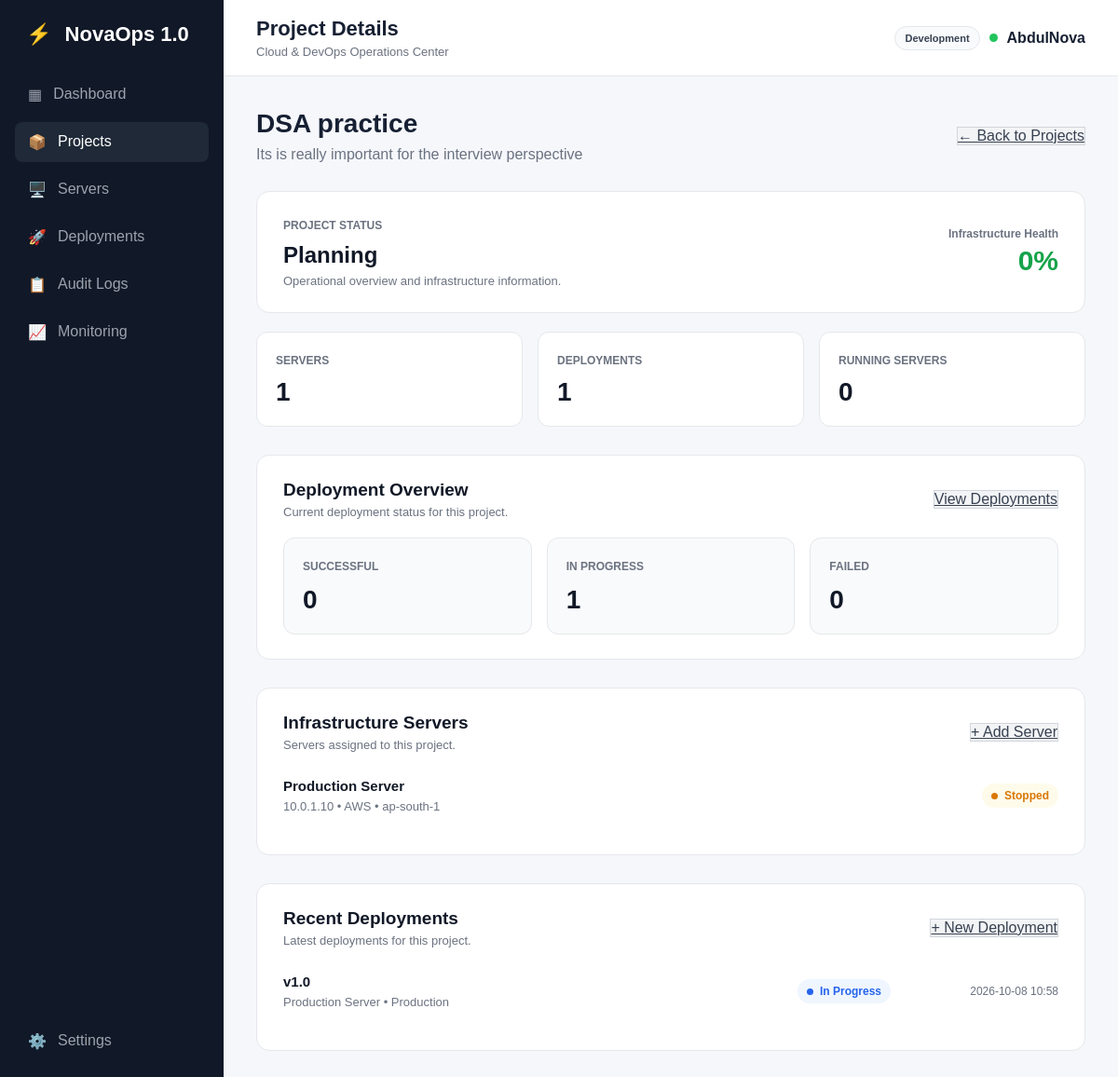
/projects/4, run on the app's committed database.
### app.py (models this page shows)
class AppSetting(db.Model):
    id = db.Column(db.Integer, primary_key=True)
    key = db.Column(db.String(100), unique=True, nullable=False)
    value = db.Column(db.String(255), nullable=False)

class Project(db.Model):
    id = db.Column(
        db.Integer,
        primary_key=True
    )
    name = db.Column(
        db.String(100),
        nullable=False
    )
    description = db.Column(
        db.Text,
        nullable=False
    )
    status = db.Column(
        db.String(50),
        nullable=False
    )
    servers = db.relationship(
        "Server",
        backref="project",
        lazy=True
    )

class Server(db.Model):
    id = db.Column(
        db.Integer,
        primary_key=True
    )
    name = db.Column(
        db.String(100),
        nullable=False
    )
    ip_address = db.Column(
        db.String(50),
        nullable=False
    )
    provider = db.Column(
        db.String(50),
        nullable=False
    )
    region = db.Column(
        db.String(50),
        nullable=False
    )
    status = db.Column(
        db.String(50),
        nullable=False
    )
    project_id = db.Column(
        db.Integer,
        db.ForeignKey("project.id"),
        nullable=True
    )

class Deployment(db.Model):
    id = db.Column(
        db.Integer,
        primary_key=True
    )
    project_id = db.Column(
        db.Integer,
        db.ForeignKey("project.id"),
        nullable=False
    )
    server_id = db.Column(
        db.Integer,
        db.ForeignKey("server.id"),
        nullable=False
    )
    environment = db.Column(
        db.String(50),
        nullable=False
    )
    version = db.Column(
        db.String(50),
        nullable=False
    )
    status = db.Column(
        db.String(50),
        nullable=False
    )
    deployed_at = db.Column(
        db.DateTime,
        default=india_now,
        nullable=False
    )
    project = db.relationship(
        "Project",
        backref="deployments"
    )
    server = db.relationship(
        "Server",
        backref="deployments"
    )

### app.py (the view)
@app.route(
    "/projects/<int:project_id>"
)
def project_detail(project_id):
    project = Project.query.get_or_404(
        project_id
    )
    servers = Server.query.filter_by(
        project_id=project.id
    ).order_by(
        Server.name.asc()
    ).all()
    running_servers = Server.query.filter_by(
        project_id=project.id,
        status="Running"
    ).count()
    stopped_servers = Server.query.filter_by(
        project_id=project.id,
        status="Stopped"
    ).count()
    failed_servers = Server.query.filter_by(
        project_id=project.id,
        status="Failed"
    ).count()
    total_servers = len(servers)
    if total_servers > 0:
        health = round(
            (running_servers / total_servers) * 100
        )
    else:
        health = 0
    total_deployments = Deployment.query.filter_by(
        project_id=project.id
    ).count()
    successful_deployments = Deployment.query.filter_by(
        project_id=project.id,
        status="Successful"
    ).count()
    in_progress_deployments = Deployment.query.filter_by(
        project_id=project.id,
        status="In Progress"
    ).count()
    failed_deployments = Deployment.query.filter_by(
        project_id=project.id,
        status="Failed"
    ).count()
    recent_deployments = Deployment.query.filter_by(
        project_id=project.id
    ).order_by(
        Deployment.deployed_at.desc()
    ).limit(10).all()
    deployment_stats = {
        "total": total_deployments,
        "successful": successful_deployments,
        "in_progress": in_progress_deployments,
        "failed": failed_deployments
    }
    server_stats = {
        "total": total_servers,
        "running": running_servers,
        "stopped": stopped_servers,
        "failed": failed_servers
    }
    return render_template(
        "project_detail.html",
        project=project,
        servers=servers,
        recent_deployments=recent_deployments,
        health=health,
        deployment_stats=deployment_stats,
        server_stats=server_stats
    )

### app.py (called while the page is built)
@app.context_processor
def inject_app_settings():
    stored_settings = {
        setting.key: setting.value
        for setting in AppSetting.query.all()
    }
    try:
        refresh_seconds = int(
            stored_settings.get("monitoring_refresh_seconds", "0")
        )
    except ValueError:
        refresh_seconds = 0
    return {
        "app_name": stored_settings.get("app_name", "NovaOps 1.0"),
        "environment_label": stored_settings.get(
            "environment_label", "Development"
        ),
        "monitoring_refresh_seconds": refresh_seconds
    }

### templates/project_detail.html (shortened to what this page needs)
{% extends "base.html" %}
{% block page_title %}
Project Details
{% endblock %}
{% block content %}
<div class="welcome">
    <div>
        <h1>
            {{ project.name }}
        </h1>
        <p>
            {{ project.description }}
        </p>
    </div>
    <a href="{{ url_for('projects') }}" class="secondary-btn">
        ← Back to Projects
    </a>
</div>
<div class="project-detail-overview">
    <div class="project-detail-main">
        <span class="project-detail-label">
            Project Status
        </span>
        <h2>
            {{ project.status }}
        </h2>
        <p>
            Operational overview and infrastructure information.
        </p>
    </div>
    <div class="project-health">
        <span>
            Infrastructure Health
        </span>
        <strong>
            {{ health }}%
        </strong>
    </div>
</div>
<div class="project-detail-stats">
    <div class="project-detail-stat">
        <span>
            Servers
        </span>
        <strong>
            {{ server_stats.total }}
        </strong>
    </div>
    <div class="project-detail-stat">
        <span>
            Deployments
        </span>
        <strong>
            {{ deployment_stats.total }}
        </strong>
    </div>
    <div class="project-detail-stat">
        <span>
            Running Servers
        </span>
        <strong>
            {{ server_stats.running }}
        </strong>
    </div>
</div>
<div class="project-deployment-overview">
    <div class="project-detail-section-header">
        <div>
            <h2>
                Deployment Overview
            </h2>
            <p>
                Current deployment status for this project.
            </p>
        </div>
        <a href="{{ url_for('deployments', project_id=project.id) }}" class="secondary-btn">
            View Deployments
        </a>
    </div>
    <div class="deployment-summary-grid">
        <div class="deployment-summary-card">
            <span class="deployment-summary-label">
                Successful
            </span>
            <h3>
                {{ deployment_stats.successful }}
            </h3>
        </div>
        <div class="deployment-summary-card">
            <span class="deployment-summary-label">
                In Progress
            </span>
            <h3>
                {{ deployment_stats.in_progress }}
            </h3>
        </div>
        <div class="deployment-summary-card">
            <span class="deployment-summary-label">
                Failed
            </span>
            <h3>
                {{ deployment_stats.failed }}
            </h3>
        </div>
    </div>
</div>
<div class="project-detail-section">
    <div class="project-detail-section-header">
        <div>
            <h2>
                Infrastructure Servers
            </h2>
            <p>
                Servers assigned to this project.
            </p>
        </div>
        <a href="{{ url_for('new_server') }}" class="secondary-btn">
            + Add Server
        </a>
    </div>
    <div class="project-server-list">
        {% for server in servers %}
        <div class="project-server-item">
            <div class="project-server-info">
                <h3>
                    {{ server.name }}
                </h3>
                <p>
                    {{ server.ip_address }}
                    •
                    {{ server.provider }}
                    •
                    {{ server.region }}
                </p>
            </div>
            <span class="server-status
                {% if server.status == 'Running' %}
                    status-running
                {% elif server.status == 'Stopped' %}
                    status-stopped
                {% elif server.status == 'Failed' %}
                    status-failed
                {% endif %}">
                <span class="status-indicator"></span>
                {{ server.status }}
            </span>
        </div>
        {% endfor %}
    </div>
</div>
<div class="project-detail-section">
    <div class="project-detail-section-header">
        <div>
            <h2>
                Recent Deployments
            </h2>
            <p>
                Latest deployments for this project.
            </p>
        </div>
        <a href="{{ url_for('new_deployment') }}" class="secondary-btn">
            + New Deployment
        </a>
    </div>
    <div class="project-deployment-list">
        {% for deployment in recent_deployments %}
        <div class="project-deployment-item">
            <div class="project-deployment-info">
                <h3>
                    {{ deployment.version }}
                </h3>
                <p>
                    {{ deployment.server.name }}
                    •
                    {{ deployment.environment }}
                </p>
            </div>
            <span class="server-status
                {% if deployment.status == 'Successful' %}
                    status-running
                {% elif deployment.status == 'In Progress' %}
                    status-progress
                {% elif deployment.status == 'Failed' %}
                    status-failed
                {% endif %}">
                <span class="status-indicator"></span>
                {{ deployment.status }}
            </span>
            <span class="deployment-time">
                {{ deployment.deployed_at.strftime(
                "%Y-%m-%d %H:%M"
                ) }}
            </span>
        </div>
        {% endfor %}
    </div>
</div>
{% endblock %}

### templates/base.html (shortened to what this page needs)
<!DOCTYPE html>
<html lang="en">
<head>
    <link rel="stylesheet" href="{{ url_for('static', filename='css/style.css') }}">
</head>
<body>
    <div class="app">
        <aside class="sidebar">
            <div class="logo">
                <span>⚡</span>
                {{ app_name }}
            </div>
            <nav class="navigation">
                <a href="{{ url_for('dashboard') }}"
                    class="nav-item {% if request.endpoint == 'dashboard' %}active{% endif %}">
                    <span class="nav-icon">▦</span>
                    <span>Dashboard</span>
                </a>
                <a href="{{ url_for('projects') }}"
                    class="nav-item {% if request.endpoint in ['projects', 'new_project', 'edit_project', 'project_detail'] %}active{% endif %}">
                    <span class="nav-icon">📦</span>
                    <span>Projects</span>
                </a>
                <a href="{{ url_for('servers') }}"
                    class="nav-item {% if request.endpoint in ['servers', 'new_server', 'edit_server'] %}active{% endif %}">
                    <span class="nav-icon">🖥️</span>
                    <span>Servers</span>
                </a>
                <a href="{{ url_for('deployments') }}"
                    class="nav-item {% if request.endpoint in ['deployments', 'new_deployment', 'edit_deployment'] %}active{% endif %}">
                    <span class="nav-icon">🚀</span>
                    <span>Deployments</span>
                </a>
                <a href="{{ url_for('audit_logs') }}"
                    class="nav-item {% if request.endpoint == 'audit_logs' %}active{% endif %}">
                    <span class="nav-icon">📋</span>
                    <span>Audit Logs</span>
                </a>
                <a href="{{ url_for('monitoring') }}"
                    class="nav-item {% if request.endpoint == 'monitoring' %}active{% endif %}">
                    <span class="nav-icon">📈</span>
                    <span>Monitoring</span>
                </a>
            </nav>
            <div class="sidebar-bottom">
                <a href="{{ url_for('settings') }}"
                    class="nav-item {% if request.endpoint == 'settings' %}active{% endif %}">
                    <span class="nav-icon">⚙️</span>
                    <span>Settings</span>
                </a>
            </div>
        </aside>
        <main class="main">
            <header class="navbar">
                <div>
                    <h2>
                        {% block page_title %}{% endblock %}
                    </h2>
                    <p>Cloud &amp; DevOps Operations Center</p>
                </div>
                <div class="user-section">
                    <span class="environment-badge">
                        {{ environment_label }}
                    </span>
                    <div class="status-dot"></div>
                    <span>AbdulNova</span>
                </div>
            </header>
            <section class="content">
                {% block content %}
                {% endblock %}
            </section>
        </main>
    </div>
</body>
</html>

### data on the page
AppSetting: value "NovaOps 1.0"
AppSetting: value "Development"
Project: name "DSA practice", description "Its is really important for the interview perspective", status "Planning"
Server: name "Production Server", ip_address "10.0.1.10", provider "AWS", region "ap-south-1", status "Stopped"
Deployment: version "v1.0", server.name "Production Server", environment "Production", status "In Progress", deployed_at "2026-10-08 10:58"

### other printed values
{{ health }} "0"
{{ server_stats.total }} "1"
{{ deployment_stats.total }} "1"
{{ server_stats.running }} "0"
{{ deployment_stats.successful }} "0"
{{ deployment_stats.in_progress }} "1"
{{ deployment_stats.failed }} "0"
